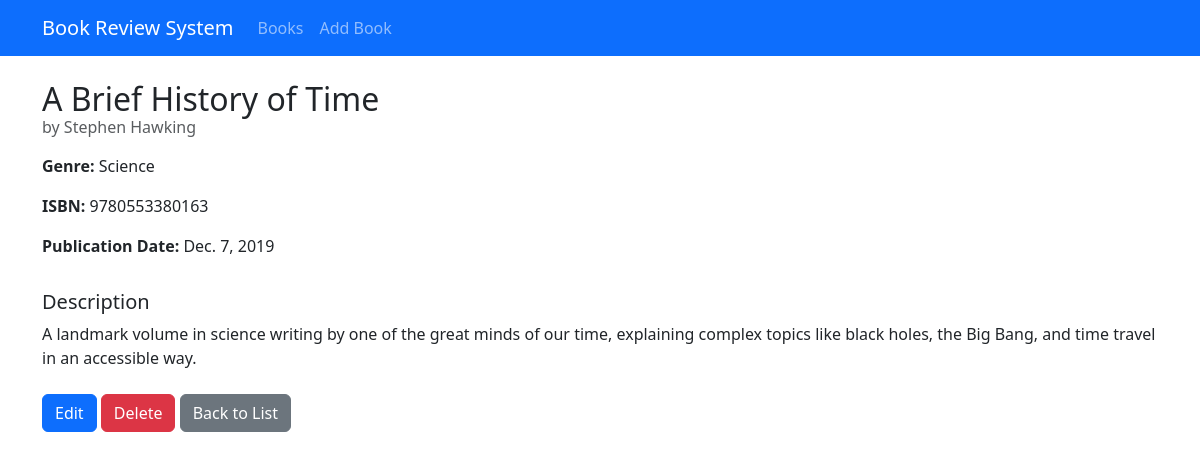
Page /book-detail/6/ on the committed database.
### book/models.py (models this page shows, shortened)
class Book(models.Model):
    title = models.CharField(max_length=100)
    author = models.CharField(max_length=100)
    description = models.TextField()
    isbn = models.CharField('ISBN', max_length=13, unique=True)
    genre = models.CharField(max_length=20, choices=GENRE_CHOICES)
    publication_date = models.DateField()
    average_rating = models.DecimalField(
        max_digits=3,
        decimal_places=2,
        validators=[MinValueValidator(0), MaxValueValidator(5)],
        default=0
    )
    created_at = models.DateTimeField(auto_now_add=True)
    updated_at = models.DateTimeField(auto_now=True)

### book/views.py (the view)
# urls.py: path('book-detail/<int:pk>/', views.book_detail, name='book-detail'),
def book_detail(request, pk):
    book = Book.objects.get(pk=pk)
    return render(request, 'book/book_detail.html', {'book':book})

### book/templates/book/book_detail.html (shortened to what this page needs)
{% extends 'book/base.html' %}
{% block content %}
<div class="card-body">
    <h2 class="card-title">{{book.title}}</h2>
    <h6 class="card-subtitle mb-3 text-muted">by {{book.author}}</h6>
    <div class="row mb-3">
        <div class="col-md-6">
            <p><strong>Genre:</strong> {{book.get_genre_display}}</p>
            <p><strong>ISBN:</strong> {{book.isbn}}</p>
            <p><strong>Publication Date:</strong> {{book.publication_date}}</p>
        </div>
    </div>
    <h5>Description</h5>
    <p class="card-text">{{book.description}}</p>
    <div class="mt-4">
        <a href="{% url 'book-update' pk=book.pk %}" class="btn btn-primary">Edit</a>
        <a href="{% url 'book-delete' pk=book.pk %}" class="btn btn-danger">Delete</a>
        <a href="{% url 'books-list' %}" class="btn btn-secondary">Back to List</a>
    </div>
{% endblock content %}

### rows in the picture
Book: title "A Brief History of Time", author "Stephen Hawking", genre "Science", isbn "9780553380163", publication_date "Dec. 7, 2019", description "A landmark volume in science writing by one of the great minds of our time, explaining complex topics like black holes, the Big Bang, and time travel in an accessible way."
